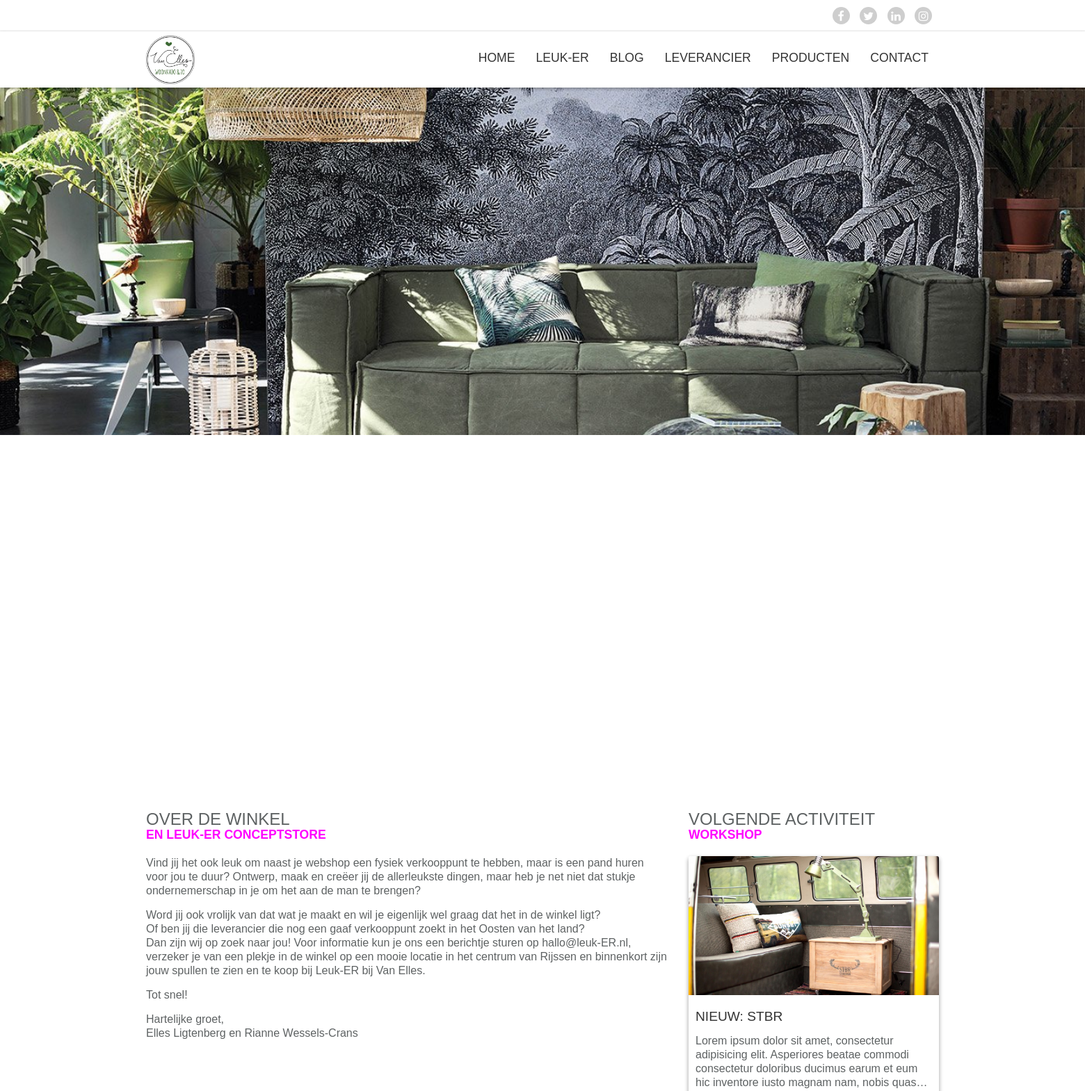
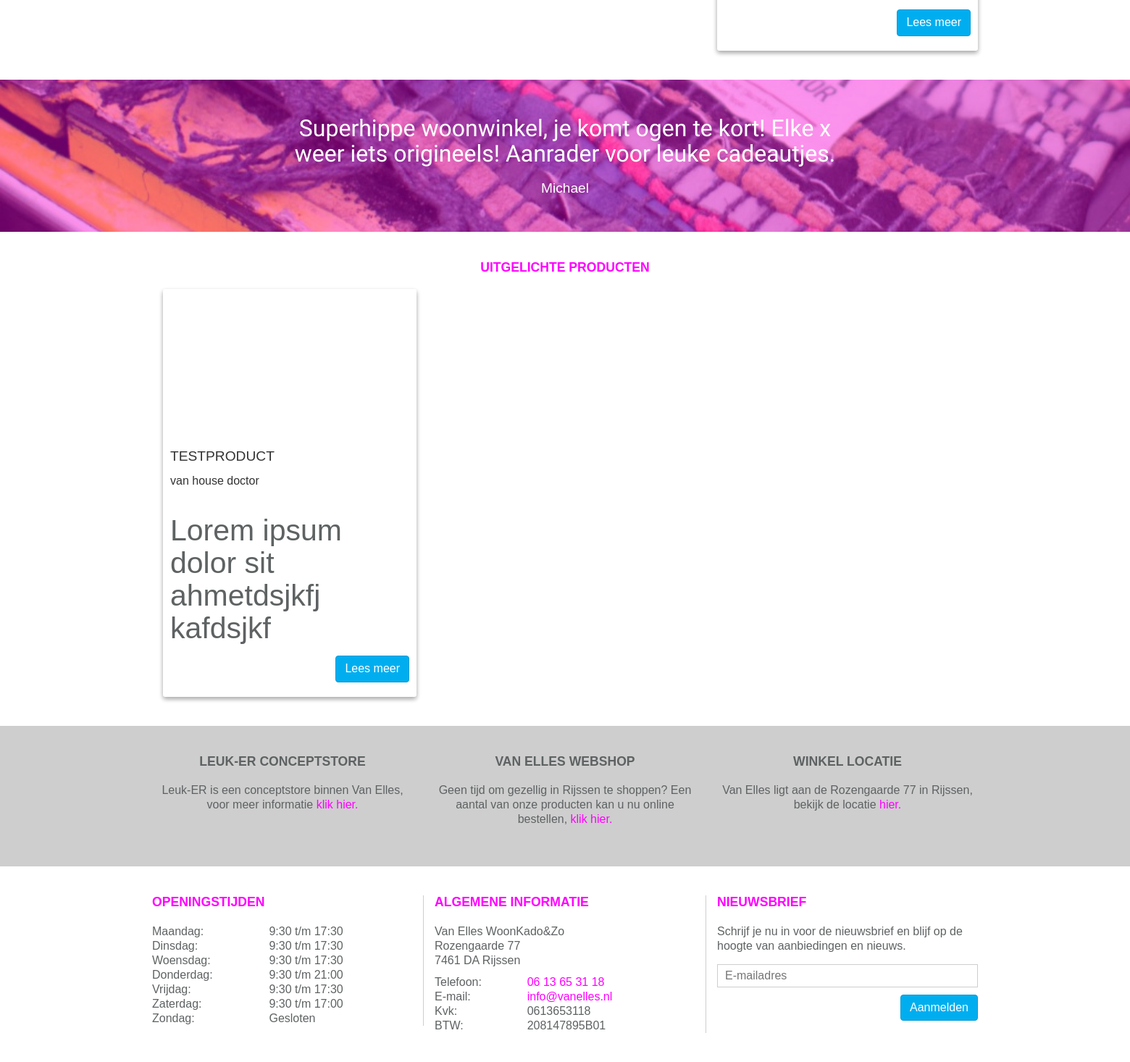
The page / on the database its author committed (2 pictures, top to bottom).
### tables this page shows
CREATE TABLE `page` (
  `id` int(11) NOT NULL,
  `pagetitle` varchar(100) NOT NULL,
  `title` varchar(100) NOT NULL,
  `subtitle` varchar(100) DEFAULT NULL,
  `inhoud` mediumtext,
  `description` varchar(2000) DEFAULT NULL,
  `kernwoorden` varchar(150) DEFAULT NULL,
  `active` int(1) DEFAULT '1' COMMENT '1 = actief, 0 = inactief',
  `datum` datetime DEFAULT CURRENT_TIMESTAMP ON UPDATE CURRENT_TIMESTAMP,
  `image` varchar(45) DEFAULT NULL,
  `Module_id` int(11) NOT NULL,
  `user_id` int(11) NOT NULL,
  `url` varchar(50) NOT NULL,
  `page_order` int(11) NOT NULL DEFAULT '99'
);

CREATE TABLE `review` (
  `review_id` int(11) NOT NULL,
  `quote` varchar(200) NOT NULL,
  `rating` int(1) NOT NULL,
  `user_id` int(11) NOT NULL,
  `datum` datetime NOT NULL DEFAULT CURRENT_TIMESTAMP,
  `active` int(1) NOT NULL DEFAULT '0' COMMENT '0 = Niet geaccepteerd, 1 = geaccepteerd'
);

CREATE TABLE `user` (
  `user_id` int(11) NOT NULL,
  `email` varchar(45) NOT NULL,
  `first_name` varchar(45) DEFAULT NULL,
  `insertion` varchar(45) DEFAULT NULL,
  `last_name` varchar(45) DEFAULT NULL,
  `birthday` datetime DEFAULT NULL,
  `phonenumber` int(12) DEFAULT NULL,
  `city` varchar(45) DEFAULT NULL,
  `address` varchar(45) DEFAULT NULL,
  `zipcode` varchar(45) DEFAULT NULL,
  `role` int(11) NOT NULL DEFAULT '2',
  `newsletter` int(1) NOT NULL DEFAULT '0' COMMENT '0=nee, 1=ja',
  `verwijderd` int(1) NOT NULL DEFAULT '0' COMMENT '0=nee, 1=ja'
);

CREATE TABLE `product` (
  `product_id` int(11) NOT NULL,
  `naam` varchar(45) NOT NULL,
  `inhoud` mediumtext NOT NULL,
  `korte_inhoud` varchar(250) NOT NULL,
  `images` varchar(2000) NOT NULL,
  `description` varchar(150) NOT NULL,
  `kernwoorden` varchar(150) NOT NULL,
  `lev_id` int(11) NOT NULL,
  `uitgelicht` int(1) NOT NULL DEFAULT '0' COMMENT '0=nee, 1=ja'
);

CREATE TABLE `leveranciers` (
  `lev_id` int(11) NOT NULL,
  `naam` varchar(45) DEFAULT NULL,
  `inhoud` varchar(45) DEFAULT NULL,
  `korte_inhoud` varchar(250) NOT NULL,
  `logo` varchar(45) DEFAULT NULL,
  `description` varchar(2000) DEFAULT NULL,
  `kernwoorden` varchar(150) DEFAULT NULL
);

### index.php (called while the page is built)
<?php
include_once('admin/classes/connection.class.php');
include_once('admin/classes/page.class.php');
$page = new Page();
if(isset($_GET['page'])) {
    $pageContent = $page->getPageByUrl(htmlentities($_GET['page']));
    if(!$pageContent) {
        $pageContent = [
            "pagetitle"     => "Oepss 404",
            "title"         => "Oepss, 404",
            "subtitle"      => "Deze pagina bestaat helaas niet.",
            "inhoud"        => "",
            "description"   => "",
            "kernwoorden"   => "",
            "path"          => "404.php"
        ];
    }
} else {
    $pageContent = $page->getFirstPageBy();
}
include_once('includes/header.php');
include_once('module/'.$pageContent['path']);
include_once('includes/footer.php');

### admin/classes/page.class.php (called while the page is built, shortened)
<?php
class Page {
    private $_db;
    public function __construct()
    {
        $this->_db = new Connection();
        $this->_db = $this->_db->databaseConnection();
    }
    public function getFirstPageBy() {
        try {
            $query = $this->_db->prepare('
                    SELECT pagetitle, title, subtitle, inhoud, description, kernwoorden, path
                    FROM page p
                    JOIN Module m ON p.Module_id = m.id
                    LIMIT 1;
                ');
            if($query->execute()) {
                if($query->rowCount() > 0) {
                    return $content = $query->fetchAll()[0];
                } else {
                    return false;
                }
            } else {
                return false;
            }
        } catch (PDOexception $e) {
            return false;
        }
    }
    public function getMenuItems() {
        try {
            $query = $this->_db->prepare('
                    SELECT pagetitle, url FROM page
                    WHERE active = 1
                    ORDER BY page_order, id;
                ');
            if($query->execute()) {
                return $content = $query->fetchAll();
            } else {
                return false;
            }
        } catch (PDOException $e) {
            return false;
        }
    }
}

### admin/classes/connection.class.php (called while the page is built, shortened)
<?php
class Connection {
    public function databaseConnection() {
        try {
            $this->_db = new PDO('mysql:host=localhost;dbname=vanelles', 'root', '');
            return $this->_db;
        } catch (PDOException $e) {
            echo "<h3>Let op</h3>Er is helaas een probleem met het verbinden van de server, probeer het later nog eens.";
            exit;
        }
    }
}

### admin/classes/content.class.php (called while the page is built)
<?php
class Content
{
    private $_db;
    public function __construct()
    {
        $this->_db = new Connection();
        $this->_db = $this->_db->databaseConnection();
    }
    public function getOneRandomReview()
    {
        try {
            $query = $this->_db->prepare('
                    SELECT * FROM review JOIN user ON review.user_id=user.user_id WHERE active=1 ORDER BY RAND() LIMIT 1;
                ');
            if ($query->execute()) {
                if ($query->rowCount() > 0) {
                    return $content = $query->fetchAll()[0];
                } else {
                    return false;
                }
            } else {
                echo $query->errorInfo();
                return false;
            }
        } catch (PDOexception $e) {
            echo $e->getMessage();
            return false;
        }
    }
}
?>

### includes/productenslide.php (the view)
<div class="container">
        <div class="row">
            <div class="col-xs-12" id="main-product">
                <div class="a-center">
                    <div class="ptitle">
                        <h2>Uitgelichte producten</h2>
                    </div>
                </div>
                <div id="product-slide">
                    <?php
                    require_once 'admin/classes/connection.class.php';
                    $db = new Connection();
                    $db = $db->databaseConnection();
                    $sql = "SELECT * FROM product p JOIN leveranciers l ON p.lev_id=l.lev_id WHERE uitgelicht = 1";
                    $stmt = $db->prepare($sql);
                    $stmt->execute();
                    while ($row = $stmt->fetch()) {
                        $naam = $row[1];
                        $leverancier = $row["naam"];
                        $inhoud = $row[2];
                        $image = $row["images"];
                     print ("<div class=\"slide\">");
                     print ("<div class=\"card marbot\">");
                     echo "<a href='#' style='background-image: url(".constant("local_url")."/admin/images/product/".$image.");' class='card-img'></a>";
                     print ("<div class=\"card-body\">");
                     print ("<a href=\"#\"><h4 class=\"card-title\">" . $naam ."</h4></a>");
                     print ("<a href=\"#\"><h4 class=\"card-subtitle\">" . "van ". $leverancier ."</h4></a>");
                     print ("<p class=\"card-text\">" . $inhoud. "</p>");
                     print("  <div class=\"a-right\"><a href=\"#\" class=\"btn btn-primary\">Lees meer</a></div>");
                    print (" </div></div></div>");
                    }
                        ?>
                </div>
            </div>
        </div>
    </div>

### includes/menu.php (shortened to what this page needs)
<ul id="main-menu">
    <?php
    $menuitems = $page->getMenuItems();
    foreach ($menuitems as $item) {
        $title = $item['pagetitle'];
        $url = constant("local_url").$item['url'];
        echo "<li><a href='$url'>$title</a></li>";
    }
    ?>
</ul>

### module/homepage.php (shortened to what this page needs)
<?php require_once 'includes/header.php'; ?>
<div id="content">
    <div id="main-slider">
        <div>
            <div class="slide" style="background-image: url('images/hk-living-banner_2048x2048.jpg')">
            </div>
        </div>
    </div>
    <div class="container">
        <div class="row">
            <section class="col-md-8 col-sm-7 col-xs-12 marbot">
                <div class="ptitle">
                    <h1><?php echo $pageContent['title']; ?></h1>
                    <h2><?php echo $pageContent['subtitle']; ?></h2>
                </div>
                <?php echo $pageContent['inhoud']; ?>
            </section>
            <aside class="col-md-4 col-sm-5 col-xs-12 marbot">
                <div class="ptitle">
                    <h1>Volgende activiteit</h1>
                    <h2>Workshop</h2>
                </div>
                <div class="card">
                    <a href="#" style="background-image: url('images/stbr.jpg');" class="card-img"></a>
                    <div class="card-body">
                        <a href="#"><h4 class="card-title">Nieuw: STBR</h4></a>
                        <p class="card-text">Lorem ipsum dolor sit amet, consectetur adipisicing elit. Asperiores beatae commodi consectetur doloribus ducimus earum et eum hic inventore iusto magnam nam, nobis quas quasi recusandae repellendus saepe, soluta tempora.</p>
                        <div class="a-right"><a href="#" class="btn btn-primary">Lees meer</a></div>
                    </div>
                </div>
            </aside>
        </div>
    </div>
    <?php require_once 'includes/quote.php'; ?>
    <?php require_once 'includes/productenslide.php'; ?>
</div>
<?php require_once 'includes/footer.php'; ?>

### includes/quote.php (shortened to what this page needs)
<?php
    require_once 'admin/classes/connection.class.php';
    require_once 'admin/classes/content.class.php';
    $content = new Content();
    $random = $content->getOneRandomReview();
    ?>
<?php if ($random){?>
        <div id="main-quote" style="background-image: url('images/stbr2.jpg');">
            <div class="overlay"></div>
            <div class="container">
                <div class="row">
                    <div class="col-md-8 col-sm-10 col-xs-12 col-md-offset-2 col-sm-offset-1">
                        <div id="quote-slider">
                            <div>
                               <?php
                                    $naamprint = $random["first_name"];
                                    $quoteprint = $random["quote"];
                                    print("<div class='quote'>" . $quoteprint . "<br>");
                                    print("</div>");
                                    print("<div class='naam'>" . $naamprint . "</div>");
                                 ?>
                            </div>
                        </div>
                    </div>
                </div>
            </div>
        </div>
<?php } else {
    print("<div class='quote'>hoi</div>");
} ?>

### css/lightbox.css (style rules this page uses)
body:after { content: url(../images/close.png) url(../images/loading.gif) url(../images/prev.png) url(../images/next.png); display: none; }

### css/main.css (style rules this page uses)
body { font-family: "Century Gothic", CenturyGothic, AppleGothic, sans-serif; font-size: 16px; font-style: normal; font-variant: normal; font-weight: 400; line-height: 20px; color: #5e6263; overflow-x: hidden; background-color: #fff; padding-top: 126px; }
.card, #main-header, .icon-list li a { -webkit-transition: all 0.2s ease-in-out; -moz-transition: all 0.2s ease-in-out; -ms-transition: all 0.2s ease-in-out; -o-transition: all 0.2s ease-in-out; transition: all 0.2s ease-in-out; }
.ptitle { margin-bottom: 20px; }
.ptitle h1 { font-size: 1.5em; color: #5e6263; text-transform: uppercase; margin: 0; font-family: Josefin Sans, sans-serif; }
.ptitle h2 { font-size: 1.1em; color: #ff00ff; text-transform: uppercase; margin: 0; font-family: Josefin Sans, sans-serif; font-weight: bold; }
.a-right { text-align: right; }
.a-center { text-align: center; }
.marbot { margin-bottom: 40px; }
p { margin-bottom: 15px; }
#main-menu { list-style: none; padding: 0; margin: 0; float: right; }
#main-menu > li { display: inline-block; }
#main-menu > li > a { display: block; text-transform: uppercase; font-size: 1.1em; padding: 28px 15px; color: #333; font-family: Josefin Sans, sans-serif; }
#main-slider { margin-bottom: 40px; }
#main-slider .slide { background-size: cover; width: 100%; height: 500px; background-position: center; }
.card { width: 100%; display: block; box-shadow: 0 3px 6px rgba(0,0,0,0.16), 0 3px 6px rgba(0,0,0,0.23); border-radius: 3px; overflow: hidden; }
.card .card-img { width: 100%; height: 200px; display: block; background-size: cover; background-position: center; }
.card .card-body { padding: 20px 10px; }
.card .card-title { color: #333; font-size: 1.2em; text-transform: uppercase; margin: 0 0 15px 0; }
.card .card-subtitle { color: #333; font-size: 1.0em; text-transform: lowercase; margin: 0 0 15px 0; }
.card .card-text { display: -webkit-box; -webkit-line-clamp: 4; -webkit-box-orient: vertical; overflow: hidden; text-overflow: ellipsis; width: 100%; margin-bottom: 15px; }
#main-quote { width: 100%; background-size: cover; background-position: center; text-align: center; position: relative; margin-bottom: 40px; }
#main-quote .overlay { position: absolute; top: 0; left: 0; width: 100%; height: 100%; background-color: rgba(255,0,255,.4); }
#main-quote .quote { font: 400 100px/1.2 'Merienda One', Helvetica, sans-serif; font-size: 2em; color: #fff; display: block; margin-top: 50px; line-height: 35px; }
#main-quote .naam { display: block; font-family: Josefin Sans, sans-serif; margin-top: 20px; color: #fff; font-size: 1.2em; margin-bottom: 50px; }
#product-slide .slide { padding: 0 15px; }
@media all and (min-width: 992px) { #main-menu { display: block!important; } }

### rows shown on the page
page: pagetitle "HOME", title "OVER DE WINKEL", subtitle "EN LEUK-ER CONCEPTSTORE", inhoud "Vind jij het ook leuk om naast je webshop een fysiek verkooppunt te hebben, maar is een pand huren voor jou te duur? Ontwerp, maak en creëer jij de allerleukste dingen, maar heb je net niet dat stukje ondernemerschap in je om het aan de man te brengen? Word jij ook vrolijk van dat wat je maakt en wil je eigenlijk wel graag dat het in de winkel ligt? Of ben jij die leverancier die nog een gaaf verkooppunt zoekt in het Oosten van het land? Dan zijn wij op zoek naar jou! Voor informatie kun je ons een berichtje sturen op hallo@leuk-ER.nl, verzeker je van een plekje in de winkel op een mooie locatie in het centrum van Rijssen en binnenkort zijn jouw spullen te zien en te koop bij Leuk-ER bij…"
page: pagetitle "LEUK-ER"
page: pagetitle "BLOG"
page: pagetitle "LEVERANCIER"
page: pagetitle "PRODUCTEN"
page: pagetitle "CONTACT"
review: quote "Superhippe woonwinkel, je komt ogen te kort! Elke x weer iets origineels! Aanrader voor leuke cadeautjes.", user.first_name "Michael"
product: naam "TESTPRODUCT", lev.naam "house doctor", inhoud "Lorem ipsum dolor sit ahmetdsjkfj kafdsjkf"
